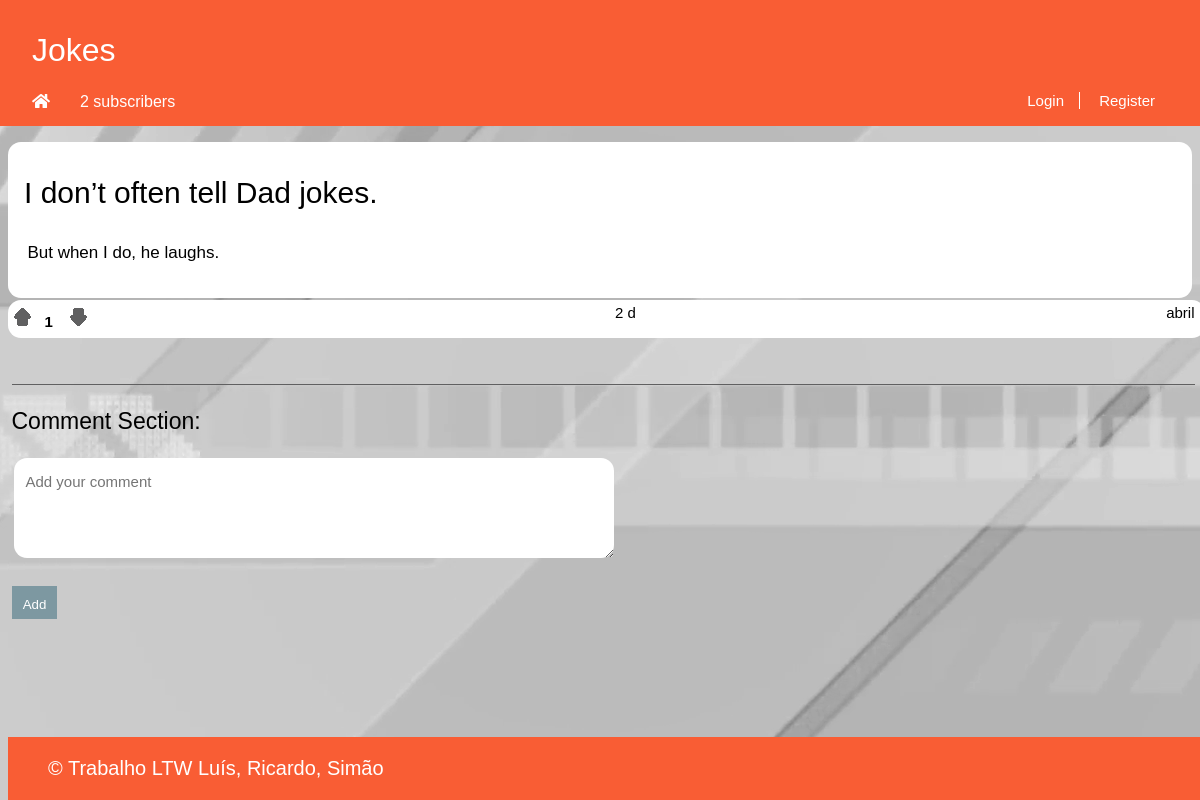
The app's page /pages/story.php?id=6 with its own data.
### tables this page shows
CREATE TABLE Story (
  id INTEGER PRIMARY KEY,
  title VARCHAR,
  published INTEGER, -- date when the story was published in epoch format
  channel VARCHAR REFERENCES channel, -- comma separated tags
  author VARCHAR REFERENCES utilizer, -- who wrote the article
  points INTEGER DEFAULT 0,
  fulltext VARCHAR
);

### database/db_story.php (called while the page is built, shortened)
<?php
	function getStoryMainInfoById($storyId) {
		$db = Database::instance()->db();
		$correspondingStory = $db->prepare('SELECT * FROM Story WHERE id = ?');
		$correspondingStory->execute(array($storyId));
		return $correspondingStory->fetchAll();
	}
?>

### database/db_channel.php (called while the page is built, shortened)
<?php
	function getNumberOfSubscribers($channel)
	{
		$db = Database::instance()->db();
		$subscribers = $db->prepare('SELECT count(*) as subscribers FROM UserSubscriptions WHERE channel = ?');
		$subscribers->execute(array($channel));
		$subscribers = $subscribers->fetchAll();
		return $subscribers;
	}
?>

### templates/tpl_common.php (the view, shortened to what this page needs)
<?php
	include_once('tpl_story.php');
	include_once('../database/db_story.php');
	include_once('../database/db_channel.php');
?>
<?php function draw_header($username, $channel, $title) { ?>
	<!DOCTYPE html>
	<html>
		<head>
			<link rel="stylesheet" href="../css/common.css">
			<link rel="stylesheet" href="https://use.fontawesome.com/releases/v5.6.1/css/all.css">
		</head>
		<body>
			<header>
				<?php if($channel === "Homepage") { ?>
					<a id="title" href="../pages/homepage.php"><?=$channel?></a>
				<?php } else { ?>
					<a id="title" href="../pages/channel.php?name=<?=$channel?>"><?=$channel?></a>
					<?php $subscribers = getNumberOfSubscribers($channel) ?>
					<?php if($subscribers[0]["subscribers"] === '1') {?>
						<a id="subscribers"><?=$subscribers[0]["subscribers"]?> subscriber </a>
					<?php } else { ?>
						<a id="subscribers"><?=$subscribers[0]["subscribers"]?> subscribers </a>
					<?php } ?>
					<a id="home" href="../pages/homepage.php"><i class="fas fa-home"></i></a>
				<?php } ?>
				<?php if($username != NULL) { ?>
					<nav id="signup">
						<a id="profile" href="../pages/profile.php?name=<?=$username?>"><?= $username ?></a>
						<a href="../actions/action_logout.php">Logout
						<input type="hidden" name="csrf" value="<?=$_SESSION['csrf']?>">
						</a>
						<?php draw_subscriberList() ?>
					</nav>
				<?php } else { ?>
					<nav id="signup">
						<a href="../pages/login.php">Login</a>
						<a href="../pages/register.php">Register</a>
					</nav>
				<?php } ?>
			</header>
<?php } ?>
<?php function draw_references($text) {
	preg_match_all("/#(\\w+)/", $text, $channelMatches);
	if(!empty($channelMatches)){
		$channelName = $channelMatches[1];
		if($channelName != ''){
			$replace1 = preg_replace_callback("/#(\\w+)/",
			function($matches) {
				if(channelExists($matches[1])){
					return '<a href="../pages/channel.php?name=' . $matches[1] . '">' . $matches[1] . '</a>';
				}
				return $matches[0];
			},
			$text);
		}
	}
	return $replace1;
} ?>
<?php function time_elapsed($date) {
	$now = new DateTime;
	$ago = new DateTime($date);
	$diff = $now->diff($ago);
	$diff->w = floor($diff->d / 7);
	$diff->d -= $diff->w * 7;
	$string = array(
		'y' => 'y',
		'm' => 'm',
		'w' => 'w',
		'd' => 'd',
		'h' => 'h',
		'i' => 'min',
		's' => 's',
	);
	foreach ($string as $k => &$v) {
		if ($diff->$k) {
			$v = $diff->$k . ' ' . $v;
		} else {
			unset($string[$k]);
		}
	}
	$string = array_slice($string, 0, 1);
	return $string ? implode(', ', $string) . '' : 'just now';
} ?>
<?php function draw_info_bar_story($storyId, $author, $channel, $date, $points) { ?>
	<?php if(isset($_SESSION['username'])){
		$username = $_SESSION['username'];
	} else {
		$username = -1;
	} ?>
	<section class="infoBar">
		<div id="start">
			<input type="checkbox" class="up" data-id=<?=$storyId?> data-point="1" data-username=<?=$username?>>
			<h6 id="points"><?=$points?></h6>
			<input type="checkbox" class="down" data-id=<?=$storyId?> data-point="0" data-username=<?=$username?>>
		</div>
		<div id="middle">
			<a id="date"><?=time_elapsed('@' . $date)?></a>
		</div>
		<div id="end">
			<a id="profile" href="../pages/profile.php?name=<?=$author?>"><?=$author?></a>
		</div>
	</section>
<?php } ?>
<?php function draw_footer() { ?>
	</body>
	<footer>
		<p>&copy; Trabalho LTW Luís, Ricardo, Simão</p>
	</footer>
	</html>
<?php } ?>

### templates/tpl_story.php (shortened to what this page needs)
<?php
	include_once('../templates/tpl_common.php');
	include_once('../database/db_story.php');
?>
<?php function draw_story($story) { ?>
	<link rel="stylesheet" href="../css/story.css">
	<?php $newtext = draw_references($story[0]['fulltext']); ?>
	<section id ="storyCards">
		<section id="storyText">
			<h1><?=$story[0]['title']?></h1>
			<p><?=$newtext?></p>
		</section>
		<?php draw_info_bar_story($story[0]['id'], $story[0]['author'], false, $story[0]['published'], $story[0]['points']); ?>
	</section>
<?php } ?>
<?php function draw_comment_section($storyId) { ?>
	<link rel="stylesheet" href="../css/story.css">
	<h3 id="comments"> Comment Section: </h3>
	<?php if(!isset($_SESSION['username'])) { ?>
		<form>
			<textarea id="textarea" class="addComment" name="comment" placeholder="Add your comment" rows="3" cols="50"></textarea>
			<input class="submitComment" type="submit" value="Add" disabled>
		</form>
	<?php } ?>
<?php } ?>

### css/common.css (style rules this page uses)
html { position: relative; min-height: 100%; }
body { margin: 0 auto; padding-bottom: 5em; max-width: 80em; background: url(../images/background.png) no-repeat center center fixed; }
body > header { display: grid; grid-template-columns: 1fr auto; grid-template-rows: auto auto; background-color: #F95D34 ; color: white; font-family: Verdana, sans-serif; }
body > header #title { padding-top: 1em; padding-left: 1em; text-decoration: none; color: white; font-size: 32px; grid-column: 1; grid-row: 1; cursor: pointer; }
body > header #home { padding-top: 1.5em; padding-left: 2em; padding-bottom: 15px; grid-column: 1; grid-row: 3; color: white; }
body > header #subscribers { padding-top: 1.5em; padding-left: 2em; padding-bottom: 15px; margin-left: 3em; grid-column: 1; grid-row: 3; }
body > header #signup { padding-top: 1.5em; padding-right: 2em; padding-bottom: 15px; grid-column: 2; grid-row: 3; font-size: 15px; }
body > header > #signup > a:first-child { border-right: 1px solid white; }
body > header > #signup > a { padding: 0 1em; color: white; text-decoration: none; }
body > header #signup > a:first-child { padding-left: 0; }
.infoBar { background-color: white; border: none; border-radius: 13px; display: flex; flex-direction: row; justify-content: space-between; margin: 2px 0.5em 15px 0.5em; padding: 4px 3px 7px 0; max-width: 80em; width: 99.5%; font-family: Arial, sans-serif; }
.up, .down { cursor: pointer; }
.up:before { content: ""; display: inline-block; padding: 0; margin: 0; width: 20px; height: 20px; background: url(../images/UpvoteGrey.png); }
.down:before { content: ""; display: inline-block; padding: 0; margin: 0; width: 20px; height: 20px; background: url(../images/DownvoteGrey.png); }
.infoBar #points { color: black; font-size: 15px; padding-left: 0.8em; padding-right: 0.5em; display: inline; padding-bottom: 15px; }
.infoBar #date { color: black; font-size: 15px; font-weight: 100; display: inline; }
.infoBar #profile { color: black; text-decoration: none; cursor: pointer; font-size: 15px; display:inline; padding-right: 0.5em; }
footer { position: absolute; bottom: 0; max-width: 80em; width: 100%; margin-left: 0.5em; background-color: #F95D34; color: white; font-family: Verdana, sans-serif; }
footer p { font-size: 20px; padding-left: 2em; }

### css/story.css (style rules this page uses)
#storyText { background-color: white; border-radius: 13px; margin: 1em 0.5em 0em 0.5em; padding: 1em; }
#storyText > h1 { text-align: left; font-size: 30px; font-weight: 400; font-family: Verdana, sans-serif; margin-top: 0.6em; }
#storyText > p { text-align: justify; font-size: 17px; line-height: 25px; font-family: Arial, sans-serif; margin-left: 0.2em; margin-right: 2.5em; }
#comments { margin-top: 2em; padding-top: 1em; margin-left: 0.5em; margin-right: 0.2em; border-top: 1px solid #606061; font-weight: 100; font-size: 23px; font-family: Verdana, sans-serif; }
.addComment { border: none; border-radius: 13px; margin-left: 0.9em; padding-top: 10px; padding-left: 13px; padding-right: 5px; line-height: 20px; width: 600px; height: 100px; font-size: 15px; line-height: 23px; font-family: Arial, sans-serif; }
.submitComment { display: block; margin: 1em 0 1.3em 0.9em; padding: 0.8em 0.8em 0.5em 0.8em; border: none; background-color: #5E6572; color: white; }
.submitComment:disabled { background-color: #7D98A1; }
#textarea { border: none; border-radius: 13px; padding-left: 15px; padding: 0.8em 0.8em 0.5em 0.8em; margin-bottom: 1em; font-size: 15px; line-height: 23px; font-family: Arial, sans-serif; }

### records on screen
story: channel "Jokes", title "I don’t often tell Dad jokes.", fulltext "But when I do, he laughs.", points "1", published "2 d", author "abril"

### other values on screen
$subscribers[0]["subscribers"] "2"
